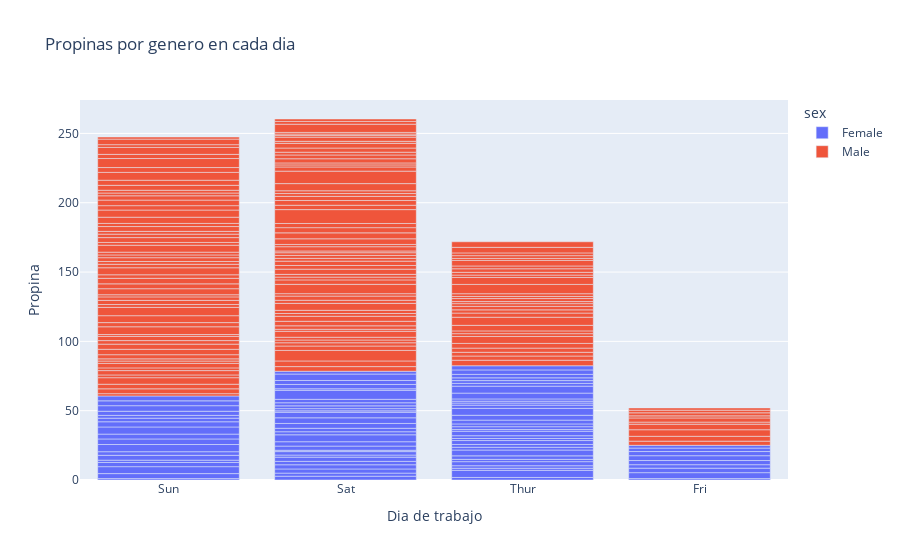

Notebook cell for this chart:
### Code cell
df_tips= px.data.tips()
px.bar(df_tips, x='day',y='tip',color='sex',
       title='Propinas por genero en cada dia',
       labels={'tip':'Propina', 'day':'Dia de trabajo'})

### Figure 1 — Plotly figure (JSON) as saved in the notebook; plotly's stock layout.template omitted (floating-point values rounded to 4 significant figures; data arrays with more than 128 entries replaced by an {"elided": "..."} marker saying what was removed)
{"data": [{"alignmentgroup": "True", "hovertemplate": "sex=Female<br>Dia de trabajo=%{x}<br>Propina=%{y}<extra></extra>", "legendgroup": "Female", "marker": {"color": "#636efa", "pattern": {"shape": ""}}, "name": "Female", "offsetgroup": "Female", "orientation": "v", "showlegend": true, "textposition": "auto", "type": "bar", "x": ["Sun", "Sun", "Sun", "Sun", "Sun", "Sun", "Sat", "Sat", "Sat", "Sat", "Sat", "Sat", "Sun", "Sun", "Sat", "Sat", "Sat", "Sat", "Sat", "Sat", "Sat", "Thur", "Thur", "Fri", "Fri", "Fri", "Fri", "Fri", "Sat", "Sat", "Sat", "Sat", "Sat", "Sun", "Sun", "Thur", "Thur", "Thur", "Thur", "Thur", "Thur", "Thur", "Thur", "Thur", "Thur", "Thur", "Thur", "Thur", "Thur", "Thur", "Thur", "Thur", "Thur", "Thur", "Thur", "Thur", "Thur", "Sun", "Sun", "Sun", "Sun", "Sun", "Sat", "Sat", "Sun", "Sun", "Sun", "Thur", "Thur", "Thur", "Thur", "Thur", "Thur", "Thur", "Sat", "Sat", "Sat", "Sat", "Sat", "Fri", "Fri", "Fri", "Fri", "Sat", "Sat", "Sat", "Thur"], "xaxis": "x", "y": [1.01, 3.61, 5, 3.02, 1.67, 3.5, 2.75, 2.23, 3, 3, 2.45, 3.07, 2.6, 5.2, 1.5, 2.47, 1, 3, 3.14, 5, 2.2, 1.83, 5.17, 1, 4.3, 3.25, 2.5, 3, 2.5, 3.48, 4.08, 4, 1, 4, 3.5, 1.5, 1.8, 2.92, 1.68, 2.52, 4.2, 2, 2, 2.83, 1.5, 2, 3.25, 1.25, 2, 2, 2.75, 3.5, 5, 2.3, 1.5, 1.36, 1.63, 5.14, 3.75, 2.61, 2, 3, 1.61, 2, 4, 3.5, 3.5, 4.19, 5, 2, 2.01, 2, 2.5, 3.23, 2.23, 2.5, 6.5, 1.1, 3.09, 3.48, 3, 2.5, 2, 2.88, 4.67, 2, 3], "yaxis": "y"}, {"alignmentgroup": "True", "hovertemplate": "sex=Male<br>Dia de trabajo=%{x}<br>Propina=%{y}<extra></extra>", "legendgroup": "Male", "marker": {"color": "#EF553B", "pattern": {"shape": ""}}, "name": "Male", "offsetgroup": "Male", "orientation": "v", "showlegend": true, "textposition": "auto", "type": "bar", "x": {"elided": "157 str values"}, "xaxis": "x", "y": {"elided": "157 float values"}, "yaxis": "y"}], "layout": {"autosize": true, "barmode": "relative", "legend": {"title": {"text": "sex"}, "tracegroupgap": 0}, "title": {"text": "Propinas por genero en cada dia"}, "xaxis": {"anchor": "y", "autorange": true, "domain": [0, 1], "range": [-0.5, 3.5], "title": {"text": "Dia de trabajo"}, "type": "category"}, "yaxis": {"anchor": "x", "autorange": true, "domain": [0, 1], "range": [0, 274.1], "title": {"text": "Propina"}, "type": "linear"}}}
